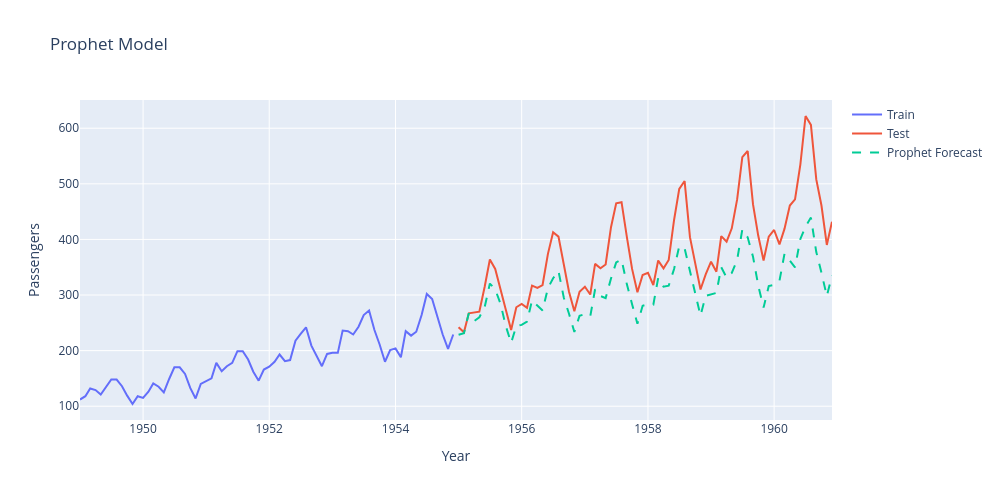

Source (notebook cell):
### Code cell
fig=go.Figure()
fig.add_trace(go.Scatter(
    x=train.index,
    y=train["Passengers"],
    mode="lines",
    name="Train"))
fig.add_trace(go.Scatter(
    x=test.index,
    y=test["Passengers"],
    mode="lines",
    name="Test"
))
fig.add_trace(go.Scatter(
    x=forecast_test["ds"],
    y=forecast_test["yhat"],
    mode="lines",
    name="Prophet Forecast",
    line=dict(dash="dash"))
             )
fig.update_layout(title="Prophet Model",
                  xaxis_title="Year",
                  yaxis_title="Passengers",
                  width=1000,
                  height=500)
fig.show()
